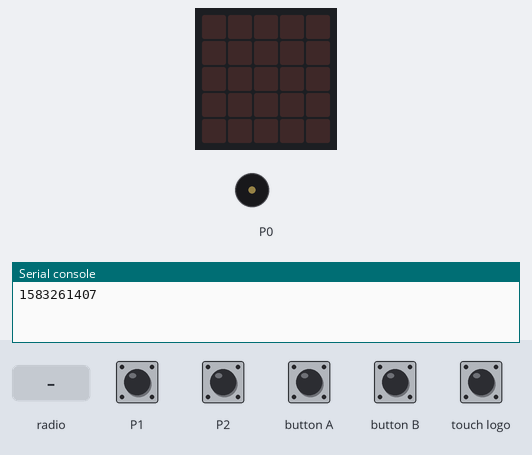
A program run on a simulated BBC micro:bit (MakeCode). On the bench: the board's 5×5 LED display, buzzer (waves = sounding), the last lines printed to the serial console. The inputs (shaded band) are chosen by the test bench. No radio messages arrive unless stated (any console line starting 'radio sent:' is added by the test bench).

Above: at 1.2 s.
1.3 s: touch pin P1 pressed for 0.15 s
At 2.5 s:
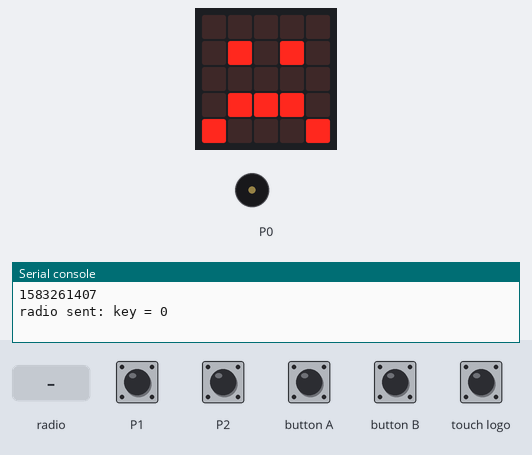
2.9 s: touch pin P2 pressed for 0.15 s
At 3.7 s:
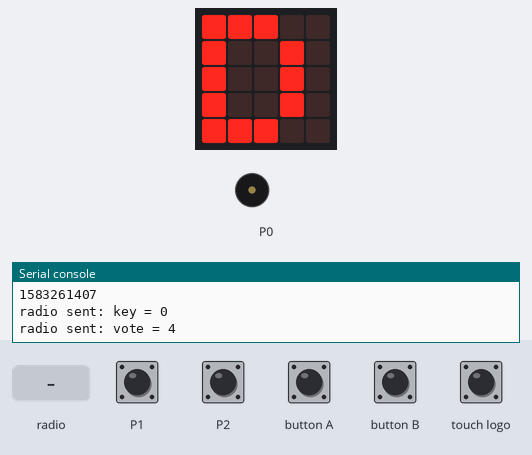
4.5 s: button A pressed for 0.15 s
At 5.0 s:
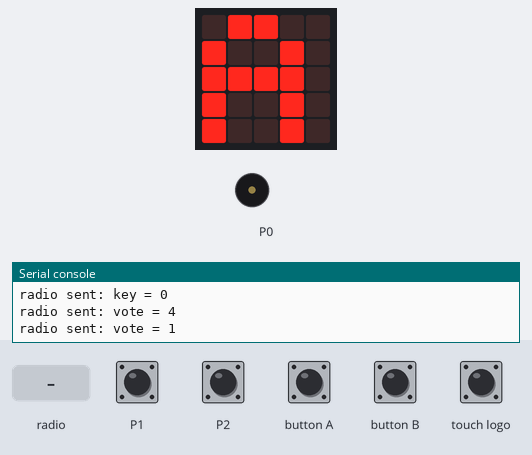
6.1 s: button B pressed for 0.15 s
At 7.4 s:
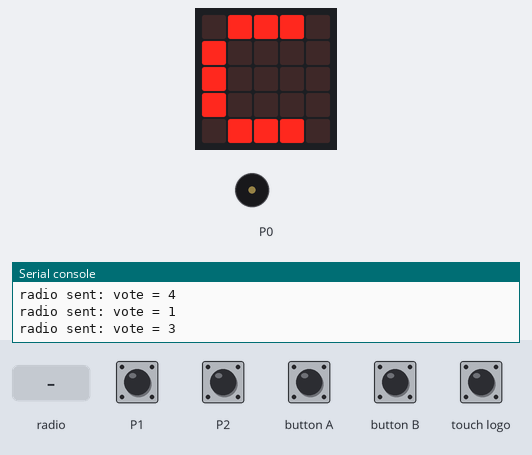
7.7 s: touch logo pressed for 0.15 s
At 8.6 s:
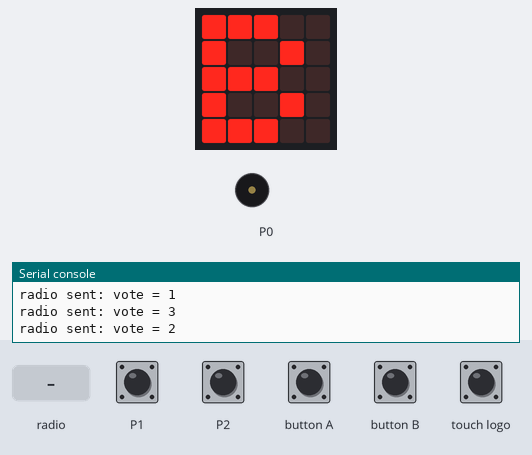
9.3 s: radio message "key=1" arrives
At 9.7 s:
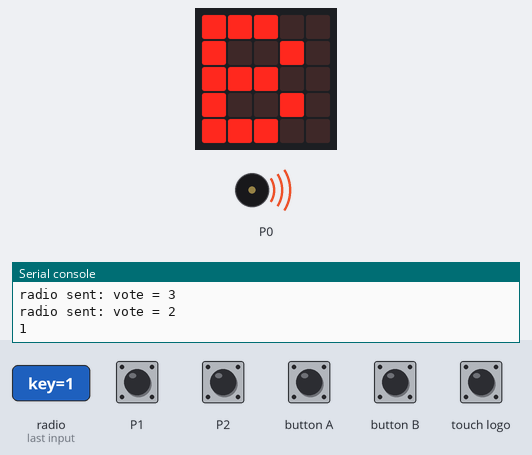
Timing chart, 0 to 12.3 s (numbered marks = the images above; inputs shaded):
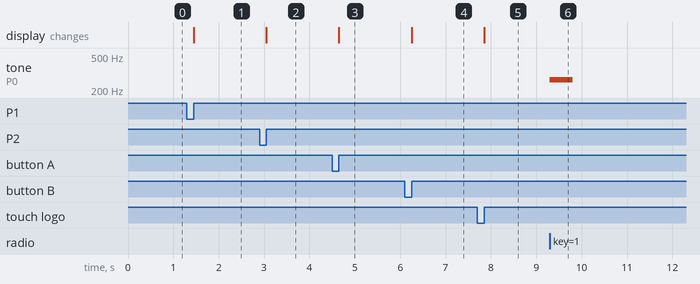

Measured:
- after the input at 1.3 s, the display: changes after 0.15 s (image 1)
- after the input at 2.9 s, the display: changes after 0.15 s (image 2)
- after the input at 4.5 s, the display: changes after 0.15 s (image 3)
- after the input at 6.1 s, the display: changes after 0.15 s (image 4)
- after the input at 7.7 s, the display: changes after 0.15 s (image 5)
- after the input at 9.3 s, tone on P0: silent → 262 Hz at once, → silent 0.50 s later

The program:

main.ts
```typescript
// Klient
pins.touchSetMode(TouchTarget.P1, TouchTargetMode.Capacitive)
pins.touchSetMode(TouchTarget.P2, TouchTargetMode.Capacitive)
radio.setGroup(69)
radio.setTransmitPower(7)
radio.setTransmitSerialNumber(true)
let state = 0
let cislo = 65
let char = String.fromCharCode(cislo)
let num = char.charCodeAt(0)
let value = Math.constrain(cislo, 65, 68)
let my_serial_number = control.deviceSerialNumber()
let server_serial_numeber = 123
//  !!! NUTNÉ ZMĚNIT NA SÉRIOVÉ ČÍSLO SERVERU !!!
let muzu_hlasovat = true
console.log(my_serial_number)
input.onButtonPressed(Button.A, function on_button_pressed_a() {
    if (muzu_hlasovat == true) {
        radio.sendValue("vote", 1)
        basic.showString(String.fromCharCode(cislo))
    }

})
input.onLogoEvent(TouchButtonEvent.Pressed, function on_logo_event_pressed() {
    if (muzu_hlasovat == true) {
        radio.sendValue("vote", 2)
        basic.showString(String.fromCharCode(cislo + 1))
    }

})
input.onButtonPressed(Button.B, function on_button_pressed_b() {
    if (muzu_hlasovat == true) {
        radio.sendValue("vote", 3)
        basic.showString(String.fromCharCode(cislo + 2))
    }

})
input.onPinPressed(TouchPin.P2, function on_pin_pressed_p2() {
    if (muzu_hlasovat == true) {
        radio.sendValue("vote", 4)
        basic.showString(String.fromCharCode(cislo + 3))
    }

})
input.onPinPressed(TouchPin.P1, function on_pin_pressed_p1() {
    let state: number;
    if (state == 0) {
        state = 1
        basic.showIcon(IconNames.Happy)
    } else {
        state = 0
        basic.showIcon(IconNames.Sad)
    }

    radio.sendValue("key", state)
})
radio.onReceivedValue(function on_received_value(name: string, value: number) {
    let serial_number = radio.receivedPacket(RadioPacketProperty.SerialNumber)

    if (name == "key") {
        state = value
        console.log(state)
    }

    if (state == 1 && name == "key") {
        music.playTone(Note.C, music.beat())
    }

    if (serial_number == server_serial_numeber) {
        if (name == "success" && value == parseInt("" + my_serial_number + "0")) {
            basic.showIcon(IconNames.Sad)
        }

        if (name == "success" && value == parseInt("" + my_serial_number + "1")) {
            basic.showIcon(IconNames.Happy)
        }

        if (name == "toggle" && value == 1) {
            muzu_hlasovat = true
        }

        if (name == "toggle" && value == 0) {
            muzu_hlasovat = false
            basic.showIcon(IconNames.No)
        }

    }

})
```

test.ts
```typescript
// Tady jsou testy. Při použití tohoto balíčku jako rozšíření nebude zkompilováno.
```
